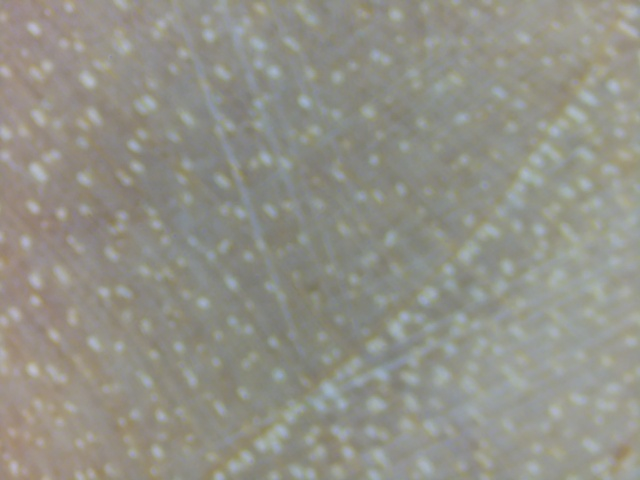
#> input picture code/center_imgs/img12-00-31.jpg, 640 x 480 px
$ python -i laplacian_test.py   (imports and definitions only)   (older library calls are emulated)
#> lines starting #> are read from the running program, lines starting #| are printed output that depends on the picture
#> further down, picture is the input picture: shape (480, 640, 3); mean B, G, R 135.9, 145, 145.9
import cv2
import logging as log
import numpy as np
import queue
import matplotlib.pyplot as plt
from mpl_toolkits.mplot3d import Axes3D
from matplotlib import cm
from matplotlib import colors
import os

def focus_thread( img_pipeline, directory):
        while True:
            args = img_pipeline.get()
            log.info(args)
            i = args[0]
            j = args[1]
            z = args[2]
            if i == -1:
                img_pipeline.task_done()
                break
            for k in range (0, z):
                imgs = []
                imgs.append(cv2.imread("/{}/frame_{}_{}_{}.jpg".format(directory, i, j, k)))
                log.info("calling focus method")
                focused_image = best_focused_image(imgs)
                cv2.imwrite("/{}/focused_images/focused_{}_{}.jpg".format(directory,i,j), focused_image)
                img_pipeline.task_done()

def best_focused_image(images):
    best_image = []
    best_lap = 0.0

    for image in images:
        masked_image = hsl_mask(image)
        lap = compute_laplacian(masked_image)
        if lap.var() > best_lap:
            best_lap = lap.var()
            best_image = image

    return best_image

def hsl_mask(img):
    imgHSV = cv2.cvtColor(img, cv2.COLOR_BGR2HSV)
#> imgHSV: shape (480, 640, 3); mean H, S, V 40.8, 22.9, 148.1
    imgRGB = cv2.cvtColor(img, cv2.COLOR_BGR2RGB)


    s_channel = imgHSV[:,:,1]
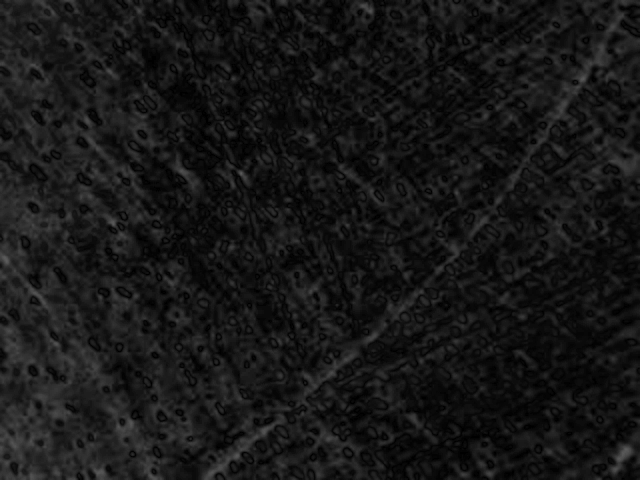
#> s_channel: shape (480, 640); min 0, max 92, mean 22.9
    mask = cv2.inRange(s_channel, 0, 150)
#> mask: shape (480, 640); every value is 255
    # mask = cv2.inRange(imgHSV, np.array([0,250,0]), np.array([255,255,255]))
    res =np.dstack((imgRGB, mask))

    return res


def compute_laplacian(image):

    # odd numbers only, can be tuned
    kernel_size = 11         # Size of the laplacian window
    blur_size = 9           # How big of a kernel to use for the gaussian blur

    blurred = cv2.GaussianBlur(image, (blur_size,blur_size), 0)
    return cv2.Laplacian(blurred, cv2.CV_64F, ksize=kernel_size)

# [14 lines not run here, left out]

>>> import cv2
>>> picture = cv2.imread('center_imgs/img12-00-31.jpg')
>>> result = hsl_mask(picture)
